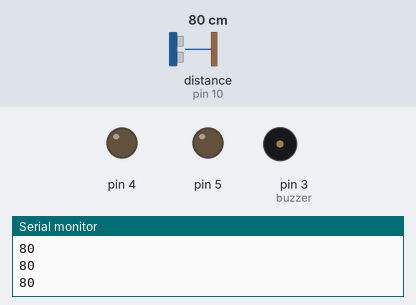
The sketch below on a simulated Arduino Uno, built with avr-gcc and run on an emulated ATmega328P. On the bench: output pins drawn as LEDs (lit = HIGH), buzzer (waves = sounding), the last lines printed to the serial monitor. The test bench sets the inputs (shaded band); at power-on: distance to the obstacle (sensor on pin 10) 80 cm. The echo pulse lasts 58.3 µs per cm.

Above: at 1.2 s.
1.3 s: distance to the obstacle (sensor on pin 10) set to 55 cm
2.8 s: distance to the obstacle (sensor on pin 10) set to 45 cm
At 3.02 s:
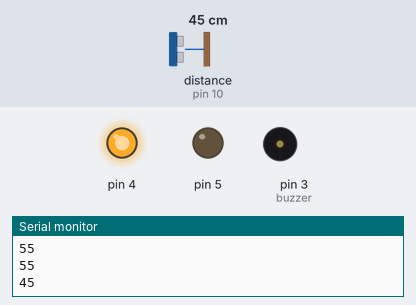
5.8 s: distance to the obstacle (sensor on pin 10) set to 2 cm
At 6.56 s:
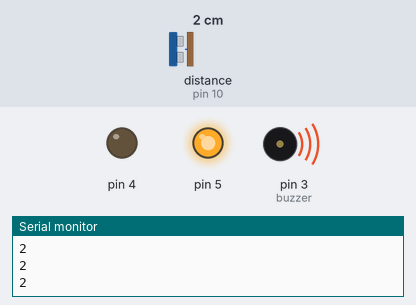
8.8 s: distance to the obstacle (sensor on pin 10) set to 120 cm
At 9.2 s:
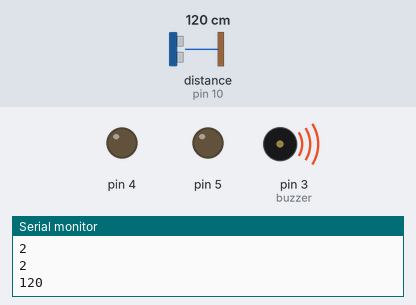
11.8 s: distance to the obstacle (sensor on pin 10) set to 84 cm
14.8 s: distance to the obstacle (sensor on pin 10) set to 77 cm
At 15.6 s:
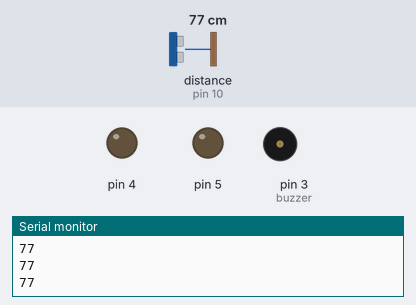
Timing chart, 0 to 17.3 s (numbered marks = the images above; inputs shaded):
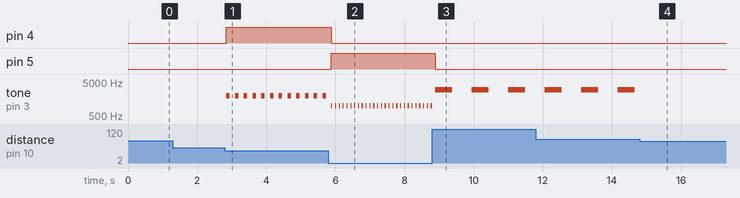

Measured:
- the behaviour switches between 50 and 49 cm on distance to the obstacle (sensor on pin 10) (found by bisection; images 0 and 1)
- the behaviour switches between 81 and 80 cm on distance to the obstacle (sensor on pin 10) (found by bisection; images 3 and 4)
- after the input at 2.8 s, pin 4: LOW → HIGH at once; tone on pin 3 (buzzer): alternates 2000 Hz for 0.10 s and silent for 0.15 s, starting at once
- after the input at 5.8 s, pin 4: HIGH → LOW after 0.08 s; pin 5: LOW → HIGH after 0.08 s; tone on pin 3 (buzzer): alternates 1000 Hz for 0.03 s and silent for 0.08 s, starting after 0.08 s
- after the input at 8.8 s, pin 5: HIGH → LOW after 0.08 s; tone on pin 3 (buzzer): alternates 3000 Hz for 0.50 s and silent for 0.56 s, starting after 0.08 s
- after the input at 14.8 s, tone on pin 3 (buzzer): stops changing and stays silent

The sketch:

Arduinolilypad.ino
```cpp
#include <Ultrasonic.h>
#define Echo 10
#define Trigger 11
#define buzzer 3

Ultrasonic ultrasonic(Trigger,Echo); //Echo, Trigger

void setup(){
  Serial.begin(9600);
  pinMode(4,OUTPUT);
  pinMode(5,OUTPUT);
  pinMode(buzzer,OUTPUT);
}
void loop() {
  int cm=ultrasonic.read();
  Serial.println(cm);
  if ((cm>80)and(cm<130))
  {
    tone(buzzer,3000);
    digitalWrite(4,LOW);
    digitalWrite(5,LOW);
    delay(500);
    noTone(buzzer);
    delay(500);
  }
  if ((cm>30)and (cm<50))
  {
    tone(buzzer,2000);
    digitalWrite(4,HIGH);
    digitalWrite(5,LOW);
    delay(100);
    noTone(buzzer);
    delay(100);
  }
  if (cm<30)
  {
    tone(buzzer,1000);
    digitalWrite(4,LOW);
    digitalWrite(5,HIGH);
    delay(30);
    noTone(buzzer);
    delay(30);
  }
  delay(50);
}
```
